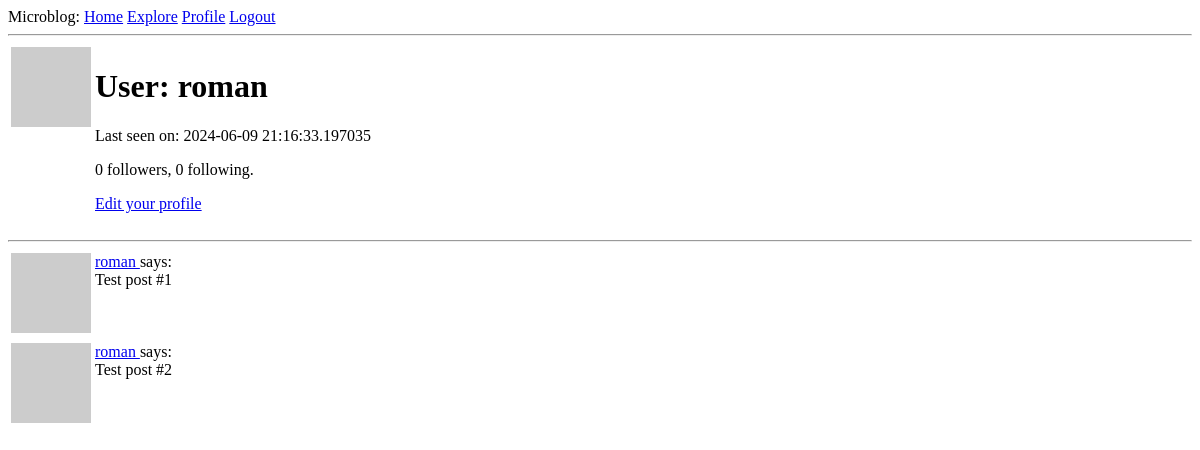
Before: /user/roman (signed in) with the older database file.
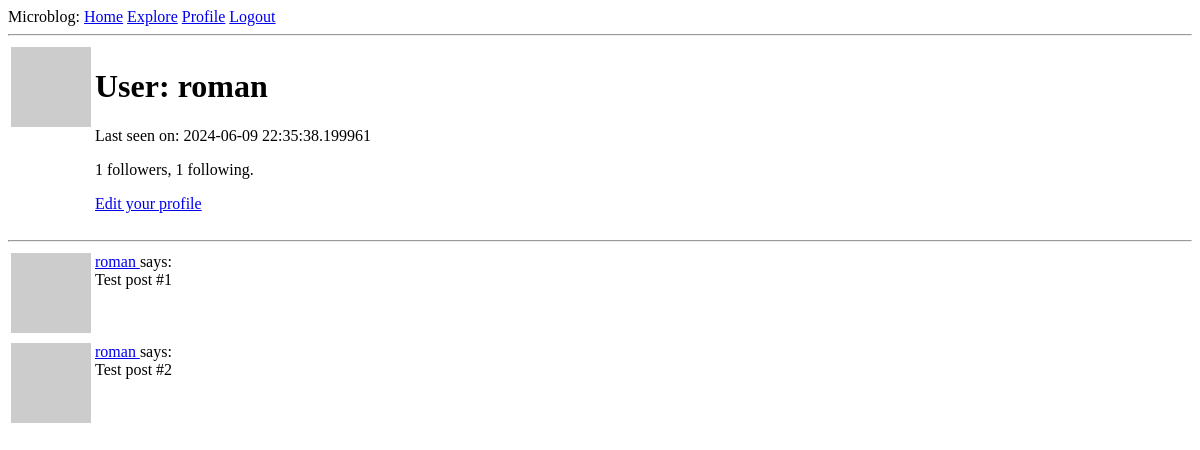
After: the same page with the newer database file.
### app/models.py (models this page shows, shortened)
class User(UserMixin, db.Model):
    id: so.Mapped[int] = so.mapped_column(primary_key=True)  # первичный ключ
    username: so.Mapped[str] = so.mapped_column(sa.String(64), index=True, unique=True)
    email: so.Mapped[str] = so.mapped_column(sa.String(64), index=True, unique=True)
    password_hash: so.Mapped[Optional[str]] = so.mapped_column(sa.String(256))
    about_me: so.Mapped[Optional[str]] = so.mapped_column(sa.String(140))
    last_seen: so.Mapped[Optional[datetime]] = so.mapped_column(default=lambda: datetime.now(timezone.utc))
    posts: so.WriteOnlyMapped['Post'] = so.relationship(back_populates='author')
    following: so.WriteOnlyMapped['User'] = so.relationship(
        secondary=followers, primaryjoin=(followers.c.follower_id == id),
        secondaryjoin=(followers.c.followed_id == id),
        back_populates='followers')
    followers: so.WriteOnlyMapped['User'] = so.relationship(  # подписчики
        secondary=followers, primaryjoin=(followers.c.followed_id == id),
        secondaryjoin=(followers.c.follower_id == id),
        back_populates='following')
    def avatar(self, size):
        digest = md5(self.email.lower().encode('utf-8')).hexdigest()
        return f'https://www.gravatar.com/avatar/{digest}?d=identicon&s={size}'
    def followers_count(self):
        query = sa.select(sa.func.count()).select_from(self.followers.select().subquery())
        return db.session.scalar(query)
    def following_count(self):
        query = sa.select(sa.func.count()).select_from(
            self.following.select().subquery())
        return db.session.scalar(query)

### app/routes.py (the view)
@app.route('/user/<username>')  # динамический компонент
@login_required
def user(username):
    user = db.first_or_404(sa.select(User).where(
        User.username == username))
    posts = [
        {'author': user, 'body': 'Test post #1'},
        {'author': user, 'body': 'Test post #2'}
    ]
    form = EmptyForm()
    return render_template('user.html', user=user, posts=posts, form=form)

### app/models.py (called while the page is built)
@login.user_loader
def load_user(id):
    return db.session.get(User, int(id))

### app/routes.py (called while the page is built)
@app.before_request
def before_request():
    if current_user.is_authenticated:
        current_user.last_seen = datetime.now(timezone.utc)
        db.session.commit()

### app/templates/user.html (shortened to what this page needs)
{% extends "base.html" %}
{% block content %}
    <table>
        <tr valign="top">
            <td><img src="{{ user.avatar(128) }}"></td>
            <td>
                <h1>User: {{ user.username }}</h1>
                {% if user.last_seen %}<p>Last seen on: {{ user.last_seen }}</p>{% endif %}
                <p>{{ user.followers_count() }} followers, {{ user.following_count() }} following.</p>
                {% if user == current_user %}
                <p><a href="{{ url_for('edit_profile') }}">Edit your profile</a></p>
                {% endif %}
            </td>
        </tr>
    </table>
    <hr>
    {% for post in posts %}
        {% include '_post.html' %}
    {% endfor %}
{% endblock %}

### app/templates/_post.html
    <table>
        <tr valign="top">
            <td><img src="{{ post.author.avatar(36) }}"></td>
            <td>
                <a href="{{ url_for('user', username=post.author.username) }}">
                    {{ post.author.username }}
                </a>
                says:<br>{{ post.body }}
            </td>
        </tr>
    </table>

Changed rows visible on the page:
changed User "roman": last_seen "2024-06-09 21:16:33.197035" → "2024-06-09 22:35:38.199961"
Other visible differences:
{{ user.followers_count() }}: "0" → "1"
{{ user.following_count() }}: "0" → "1"
